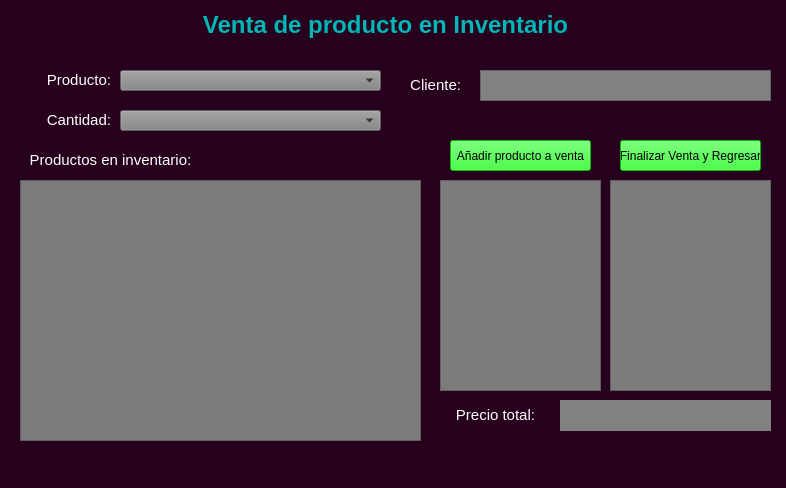
<?xml version="1.0" encoding="UTF-8"?>
<ui version="4.0">
 <class>MainWindow</class>
 <widget class="QMainWindow" name="MainWindow">
  <property name="geometry">
   <rect>
    <x>0</x>
    <y>0</y>
    <width>786</width>
    <height>488</height>
   </rect>
  </property>
  <property name="windowTitle">
   <string>MainWindow</string>
  </property>
  <property name="styleSheet">
   <string notr="true">background-color: rgb(38, 0, 28);</string>
  </property>
  <widget class="QWidget" name="centralwidget">
   <widget class="QComboBox" name="venta_producto_box">
    <property name="geometry">
     <rect>
      <x>120</x>
      <y>70</y>
      <width>261</width>
      <height>21</height>
     </rect>
    </property>
    <property name="styleSheet">
     <string notr="true">background-color: rgb(130, 130, 130);</string>
    </property>
   </widget>
   <widget class="QLabel" name="venta_label_producto">
    <property name="geometry">
     <rect>
      <x>20</x>
      <y>70</y>
      <width>91</width>
      <height>21</height>
     </rect>
    </property>
    <property name="styleSheet">
     <string notr="true">color: rgb(255, 255, 255);</string>
    </property>
    <property name="text">
     <string>&lt;html&gt;&lt;head/&gt;&lt;body&gt;&lt;p align=&quot;right&quot;&gt;&lt;span style=&quot; font-size:11pt; color:#ffffff;&quot;&gt;Producto:&lt;/span&gt;&lt;/p&gt;&lt;/body&gt;&lt;/html&gt;</string>
    </property>
   </widget>
   <widget class="QLabel" name="venta_label_cliente">
    <property name="geometry">
     <rect>
      <x>400</x>
      <y>70</y>
      <width>61</width>
      <height>31</height>
     </rect>
    </property>
    <property name="styleSheet">
     <string notr="true">color: rgb(255, 255, 255);</string>
    </property>
    <property name="text">
     <string>&lt;html&gt;&lt;head/&gt;&lt;body&gt;&lt;p align=&quot;right&quot;&gt;&lt;span style=&quot; font-size:11pt; color:#ffffff;&quot;&gt;Cliente:&lt;/span&gt;&lt;/p&gt;&lt;/body&gt;&lt;/html&gt;</string>
    </property>
   </widget>
   <widget class="QLabel" name="venta_label_cantidad_productos">
    <property name="geometry">
     <rect>
      <x>20</x>
      <y>110</y>
      <width>91</width>
      <height>21</height>
     </rect>
    </property>
    <property name="styleSheet">
     <string notr="true">color: rgb(255, 255, 255);</string>
    </property>
    <property name="text">
     <string>&lt;html&gt;&lt;head/&gt;&lt;body&gt;&lt;p align=&quot;right&quot;&gt;&lt;span style=&quot; font-size:11pt; color:#ffffff;&quot;&gt;Cantidad:&lt;/span&gt;&lt;/p&gt;&lt;/body&gt;&lt;/html&gt;</string>
    </property>
   </widget>
   <widget class="QComboBox" name="venta_cantidad_box">
    <property name="geometry">
     <rect>
      <x>120</x>
      <y>110</y>
      <width>261</width>
      <height>21</height>
     </rect>
    </property>
    <property name="styleSheet">
     <string notr="true">background-color: rgb(130, 130, 130);</string>
    </property>
   </widget>
   <widget class="QLabel" name="venta_label_inventario">
    <property name="geometry">
     <rect>
      <x>20</x>
      <y>150</y>
      <width>181</width>
      <height>21</height>
     </rect>
    </property>
    <property name="styleSheet">
     <string notr="true">color: rgb(255, 255, 255);</string>
    </property>
    <property name="text">
     <string>&lt;html&gt;&lt;head/&gt;&lt;body&gt;&lt;p align=&quot;center&quot;&gt;&lt;span style=&quot; font-size:11pt; color:#ffffff;&quot;&gt;Productos en inventario:&lt;/span&gt;&lt;/p&gt;&lt;/body&gt;&lt;/html&gt;</string>
    </property>
   </widget>
   <widget class="QLabel" name="venta_label_titulo">
    <property name="geometry">
     <rect>
      <x>50</x>
      <y>0</y>
      <width>671</width>
      <height>51</height>
     </rect>
    </property>
    <property name="styleSheet">
     <string notr="true"/>
    </property>
    <property name="text">
     <string>&lt;html&gt;&lt;head/&gt;&lt;body&gt;&lt;p align=&quot;center&quot;&gt;&lt;span style=&quot; font-size:18pt; font-weight:600; color:#00b6b6;&quot;&gt;Venta de producto en Inventario&lt;/span&gt;&lt;/p&gt;&lt;/body&gt;&lt;/html&gt;</string>
    </property>
   </widget>
   <widget class="QPushButton" name="venta_button_anhadirProducto">
    <property name="geometry">
     <rect>
      <x>450</x>
      <y>140</y>
      <width>141</width>
      <height>31</height>
     </rect>
    </property>
    <property name="styleSheet">
     <string notr="true">background-color: rgb(0, 255, 0);</string>
    </property>
    <property name="text">
     <string>Añadir producto a venta</string>
    </property>
   </widget>
   <widget class="QListWidget" name="venta_listaWidget_productos">
    <property name="geometry">
     <rect>
      <x>440</x>
      <y>180</y>
      <width>161</width>
      <height>211</height>
     </rect>
    </property>
    <property name="styleSheet">
     <string notr="true">background-color: rgb(124, 124, 124);</string>
    </property>
   </widget>
   <widget class="QLabel" name="venta_label_precio_total">
    <property name="geometry">
     <rect>
      <x>440</x>
      <y>400</y>
      <width>111</width>
      <height>31</height>
     </rect>
    </property>
    <property name="styleSheet">
     <string notr="true">color: rgb(255, 255, 255);</string>
    </property>
    <property name="text">
     <string>&lt;html&gt;&lt;head/&gt;&lt;body&gt;&lt;p align=&quot;center&quot;&gt;&lt;span style=&quot; font-size:11pt; color:#ffffff;&quot;&gt;Precio total:&lt;/span&gt;&lt;/p&gt;&lt;/body&gt;&lt;/html&gt;</string>
    </property>
   </widget>
   <widget class="QLabel" name="venta_precio_final">
    <property name="geometry">
     <rect>
      <x>560</x>
      <y>400</y>
      <width>211</width>
      <height>31</height>
     </rect>
    </property>
    <property name="styleSheet">
     <string notr="true">background-color: rgb(130, 130, 130);
</string>
    </property>
    <property name="text">
     <string>&lt;html&gt;&lt;head/&gt;&lt;body&gt;&lt;p align=&quot;center&quot;&gt;&lt;br/&gt;&lt;/p&gt;&lt;/body&gt;&lt;/html&gt;</string>
    </property>
   </widget>
   <widget class="QListWidget" name="venta_listaWidget_precios">
    <property name="geometry">
     <rect>
      <x>610</x>
      <y>180</y>
      <width>161</width>
      <height>211</height>
     </rect>
    </property>
    <property name="styleSheet">
     <string notr="true">background-color: rgb(124, 124, 124);</string>
    </property>
   </widget>
   <widget class="QListView" name="venta_listView_inventario">
    <property name="geometry">
     <rect>
      <x>20</x>
      <y>180</y>
      <width>401</width>
      <height>261</height>
     </rect>
    </property>
    <property name="styleSheet">
     <string notr="true">background-color: rgb(124, 124, 124);</string>
    </property>
   </widget>
   <widget class="QPlainTextEdit" name="venta_cliente_text_2">
    <property name="geometry">
     <rect>
      <x>480</x>
      <y>70</y>
      <width>291</width>
      <height>31</height>
     </rect>
    </property>
    <property name="styleSheet">
     <string notr="true">background-color: rgb(130, 130, 130);</string>
    </property>
   </widget>
   <widget class="QPushButton" name="venta_button_finalizaVenta">
    <property name="geometry">
     <rect>
      <x>620</x>
      <y>140</y>
      <width>141</width>
      <height>31</height>
     </rect>
    </property>
    <property name="styleSheet">
     <string notr="true">background-color: rgb(0, 255, 0);</string>
    </property>
    <property name="text">
     <string>Finalizar Venta y Regresar</string>
    </property>
   </widget>
  </widget>
  <widget class="QMenuBar" name="menubar">
   <property name="geometry">
    <rect>
     <x>0</x>
     <y>0</y>
     <width>786</width>
     <height>21</height>
    </rect>
   </property>
  </widget>
  <widget class="QStatusBar" name="statusbar"/>
 </widget>
 <resources/>
 <connections/>
</ui>
